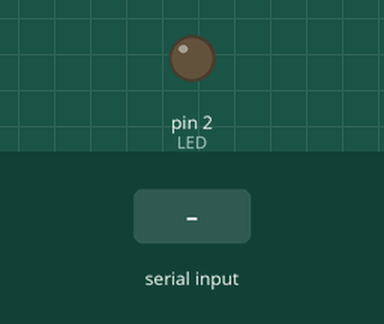
Bench run of a sketch on a simulated Arduino Uno, built with avr-gcc and run on an emulated ATmega328P. Parts: output pins drawn as LEDs (lit = HIGH). Inputs (shaded band) come from the test bench.

Above: at 1.2 s.
1.3 s: "A" received over Serial
At 2.5 s:
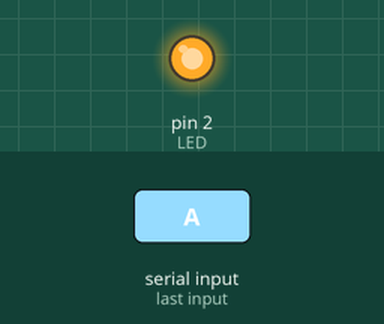
2.8 s: "B" received over Serial
At 3.8 s:
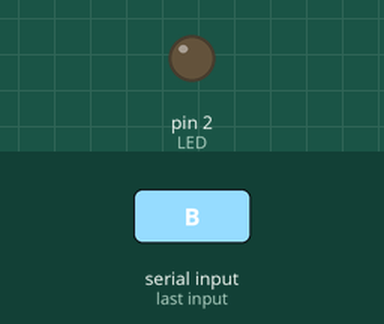
Timing chart, 0 to 5.8 s (numbered marks = the images above; inputs shaded):
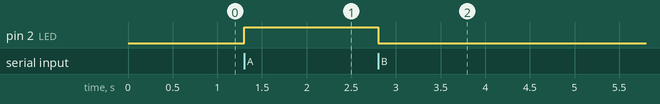

The sketch:

Codigo.ino
```cpp
const int LED = 2;

void setup() {
  Serial.begin(9600);
  pinMode(LED, OUTPUT);

}

void loop() {
  if(Serial.available()>0) {
    int input = Serial.read();
    if(input == 'A') {
      digitalWrite(LED, HIGH);
    } else if (input == 'B') {
      digitalWrite(LED, LOW);
    }
  }

}
```

Measured:
- after the input at 1.3 s, pin 2 (LED): LOW → HIGH at once
- after the input at 2.8 s, pin 2 (LED): HIGH → LOW at once
